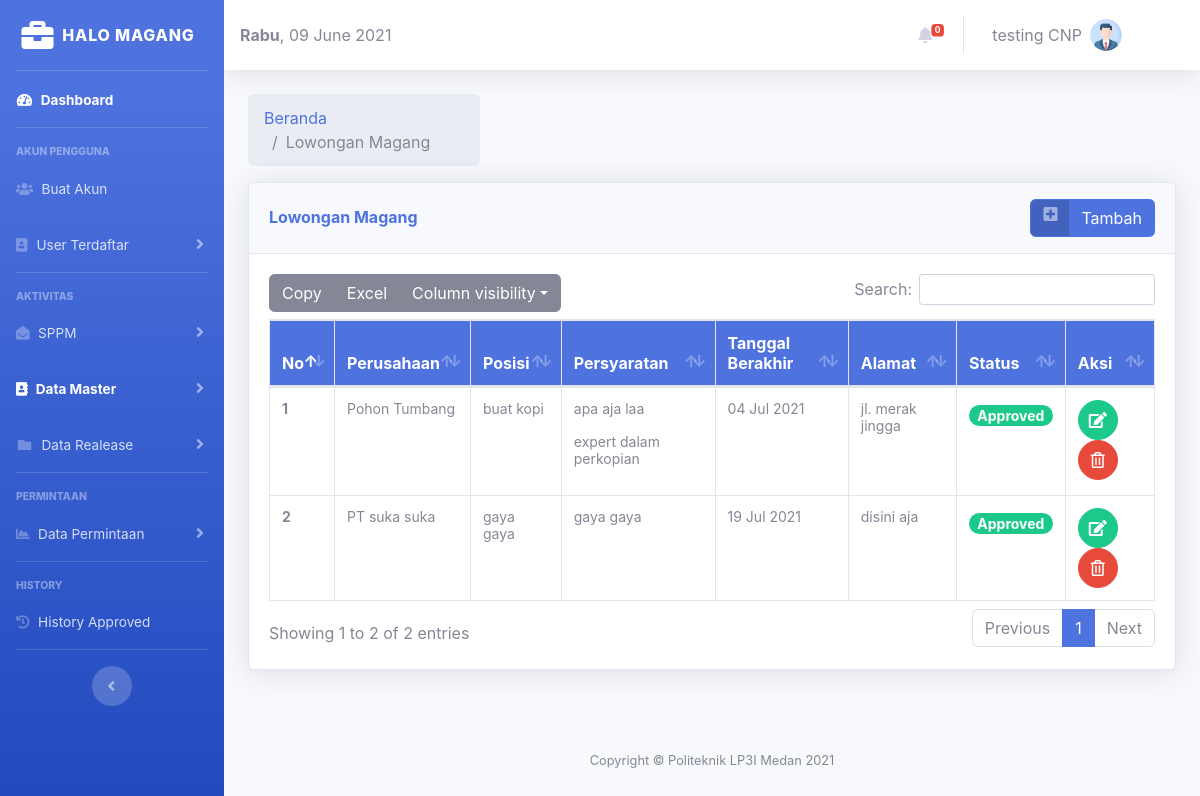
Page /views_cnp/lowongan_magang.php (signed in) on the committed database.
### tables this page shows
CREATE TABLE `tb_lowonganmagang` (
  `id` int(11) NOT NULL,
  `nama_perusahaan` varchar(100) DEFAULT NULL,
  `posisi` varchar(100) DEFAULT NULL,
  `persyaratan` varchar(255) DEFAULT NULL,
  `tgl_berakhir` varchar(30) DEFAULT NULL,
  `alamat` varchar(255) DEFAULT NULL,
  `status` int(11) DEFAULT 0
);

### views_cnp/lowongan_magang.php (the view, shortened to what this page needs)
<?php
include '../conn/koneksi.php';
include '../component/header.php';
?>
<body id="page-top">
  <?php
  include 'menu.php';
  include '../component/profile1.php';
  ?>
  <div class="container-fluid">
    <nav aria-label="breadcrumb ">
      <ol class="breadcrumb col-lg-3">
        <li class="breadcrumb-item"><a href="index.php">Beranda</a></li>
        <li class="breadcrumb-item active" aria-current="page">Lowongan Magang</li>
      </ol>
    </nav>
    <div class="card shadow mb-4">
      <div class="card-header py-3 d-flex flex-row align-items-center justify-content-between">
        <h6 class="m-0 font-weight-bold text-primary">Lowongan Magang</h6>
        <div class="dropdown no-arrow"><button type="button" class="btn btn-primary btn-icon-split" data-toggle="modal" data-target="#tambah_lowongan" style="float: right;">
            <span class="icon text-white-50">
              <i class="fa fa-plus-square" aria-hidden="true"></i>
            </span>
            <span class="text">Tambah</span>
            </a></button>
        </div>
      </div>
      <div class="card-body">
        <div class="table-responsive">
          <table id="datatable" class="table table-hover table-bordered " style="width:100%">
            <thead class="bg-primary">
              <tr>
                <th scope="col" style="color: white">No</th>
                <th scope="col" style="color: white">Perusahaan</th>
                <th scope="col" style="color: white;">Posisi</th>
                <th scope="col" style="color: white">Persyaratan</th>
                <th scope="col" style="color: white">Tanggal Berakhir</th>
                <th scope="col" style="color: white">Alamat</th>
                <th scope="col" style="color: white">Status</th>
                <th scope="col" style="color: white;">Aksi</th>
              </tr>
            </thead>
            <tbody>
              <?php
              $no = 0;
              $data = mysqli_query($conn, "select * from tb_lowonganmagang where status='1' ");
              while ($d = mysqli_fetch_array($data)) {
                $no++;
                $date = $d['tgl_berakhir'];
                $date =  date('d-M-Y', strtotime($date));
                if ($d['status'] == 1) {
                  $status = '<span class="badge badge-pill badge-success" style="margin-top: 5px; font-size: 14px;">Approved</span>';
                }
              ?>
                <tr>
                  <th scope=" row" style="font-size: 14px"><?php echo $no; ?></th>
                  <td style="font-size: 14px"><?php echo $d['nama_perusahaan'];  ?></td>
                  <td style="font-size: 14px"><?php echo $d['posisi'];  ?></td>
                  <td style="font-size: 14px"><?php echo $d['persyaratan']; ?></td>
                  <td style="font-size: 14px"> <?php echo $date =  date('d M Y', strtotime($date));  ?></td>
                  <td style="font-size: 14px"><?php echo $d['alamat']; ?></td>
                  <td style="font-size: 14px"><?php echo $status; ?></td>
                  <td style="font-size: 14px">
                    <a href="#" class="btn btn-success btn-circle" data-target="#edit<?php echo $d['id']; ?>" data-toggle="modal">
                      <i class="fas fa-edit"></i>
                    </a>
                    <a href="delete_Lowongan.php?id=<?= $d['id'] ?>" class="btn btn-danger btn-xs delete-data btn-circle">
                      <i class="far fa-trash-alt"></i>
                    </a>
                  </td>
                </tr>
              <?php
              }
              ?>
            </tbody>
          </table>
        </div>
      </div>
    </div>
  </div>
  <?php
  include '../component/script.php';
  ?>
  <?php
  include '../component/footer.php';
  ?>
</body>
</html>

### component/header.php (shortened to what this page needs)
<html lang="en">
<head>
  <link href="../vendor/fontawesome-free/css/all.min.css" rel="stylesheet" type="text/css">
  <link href="../css/sb-admin-2.min.css" rel="stylesheet">
  <link rel="stylesheet" href="css/bg.css">
  <link href="../css/dataTables.bootstrap4.min.css" rel="stylesheet">
  <link href="../css/buttons.bootstrap4.min.css" rel="stylesheet">
  <link href="../js/sweetalert2.min.css" rel="stylesheet">
</head>

### views_cnp/menu.php (shortened to what this page needs)
<?php
function is_active($sidebar)
{
  $uri = "$_SERVER[REQUEST_URI]";
  if (strpos($uri, $sidebar)) {
    echo 'active';
  }
}
?>
<div id="wrapper">
  <ul class="navbar-nav bg-gradient-primary sidebar sidebar-dark accordion" id="accordionSidebar">
    <a class="sidebar-brand d-flex align-items-center justify-content-center" href="index.php">
      <div class="sidebar-brand-icon ">
        <i class="fas fa-briefcase fa-7x"></i>
      </div>
      <div class="sidebar-brand-text mx-2">Halo Magang</div>
    </a>
    <hr class="sidebar-divider my-0">
    <li class="nav-item active">
      <a class="nav-link" href="index.php">
        <i class="fas fa-fw fa-tachometer-alt"></i>
        <span>Dashboard</span></a>
    </li>
    <hr class="sidebar-divider">
    <div class="sidebar-heading">
      Akun Pengguna
    </div>
    <li class="nav-item <?php is_active('buat_akun.php'); ?> ">
      <a class="nav-link" href="buat_akun.php">
        <i class="fas fa-users"></i>
        <span>Buat Akun</span></a>
    </li>
    <li class="nav-item <?php is_active('admin_cnp.php'); ?>
                        <?php is_active('mahasiswa_teraktivasi.php'); ?>">
      <a class=" nav-link collapsed" href="#" data-toggle="collapse" data-target="#userterdaftar" aria-expanded="true" aria-controls="userterdaftar">
        <i class="fas fa-address-book"></i>
        <span>User Terdaftar</span>
      </a>
    </li>
    <hr class="sidebar-divider">
    <div class="sidebar-heading">
      Aktivitas
    </div>
    <li class="nav-item <?php is_active('input_sppm.php'); ?>">
      <a class="nav-link collapsed" href="#" data-toggle="collapse" data-target="#collapseTwo" aria-expanded="true" aria-controls="collapseTwo">
        <i class="fas fa-envelope-open"></i>
        <span>SPPM</span>
      </a>
    </li>
    <li class="nav-item <?php is_active('data_mahasiswa.php'); ?>
                        <?php is_active('lowongan_magang.php'); ?>
                        <?php is_active('cv_mahasiswa.php'); ?>">
      <a class=" nav-link collapsed" href="#" data-toggle="collapse" data-target="#datamaster" aria-expanded="true" aria-controls="userterdaftar">
        <i class="fas fa-address-book"></i>
        <span>Data Master</span>
      </a>
    </li>
    <li class="nav-item <?php is_active('mahasiswa_magang.php'); ?>">
      <a class="nav-link collapsed" href="#" data-toggle="collapse" data-target="#datarelease" aria-expanded="true" aria-controls="collapsePages">
        <i class="fas fa-fw fa-folder"></i>
        <span>Data Realease</span>
      </a>
    </li>
    <hr class="sidebar-divider">
    <div class="sidebar-heading">
      Permintaan
    </div>
    <li class="nav-item <?php is_active('data_permintaan.php'); ?>
                        <?php is_active('pengajuan_magang.php'); ?>">
      <a class="nav-link collapsed" href="#" data-toggle="collapse" data-target="#data_permintaan" aria-expanded="true" aria-controls="collapseTwo">
        <i class="fas fa-chart-area"></i>
        <span>Data Permintaan</span>
      </a>
    </li>
    <hr class="sidebar-divider">
    <div class="sidebar-heading">
      History
    </div>
    <li class="nav-item <?php is_active('history.php'); ?>">
      <a class="nav-link" href="history.php">
        <i class="fas fa-history"></i>
        <span>History Approved</span></a>
    </li>
    <hr class="sidebar-divider d-none d-md-block">
    <div class="text-center d-none d-md-inline">
      <button class="rounded-circle border-0" id="sidebarToggle"></button>
    </div>
  </ul>

### component/profile1.php (shortened to what this page needs)
<div id="content-wrapper" class="d-flex flex-column">
  <div id="content">
    <nav class="navbar navbar-expand navbar-light bg-white topbar mb-4 static-top shadow">
      <?php
      include '../component/hari.php';
      echo date(', d F Y');
      ?>
      <ul class="navbar-nav ml-auto">
        <?php
        $daftar_lowongan = mysqli_query($conn, "SELECT * FROM tb_lowonganmagang where status=0");
        $jumlah1 = mysqli_num_rows($daftar_lowongan);
        $daftar_pengajuan = mysqli_query($conn, "SELECT * FROM tb_pengajuanmagang where status=0");
        $jumlah2 = mysqli_num_rows($daftar_pengajuan);
        $total = $jumlah1 + $jumlah2;
        ?>
        <li class="nav-item dropdown no-arrow ">
          <a class="nav-link dropdown-toggle" href="#" id="alertsDropdown" role="button" data-toggle="dropdown" aria-haspopup="true" aria-expanded="false">
            <i class="fas fa-bell fa-fw"></i>
            <span class="badge badge-danger badge-counter"><?php echo $total; ?></span>
          </a>
        </li>
        <li class="nav-item dropdown no-arrow" style="margin-right: 50px;">
          <a class="nav-link dropdown-toggle" href="#" id="userDropdown" role="button" data-toggle="dropdown" aria-haspopup="true" aria-expanded="false">
            <span class="mr-2 d-none d-lg-inline text-gray-600 large">
              <?php
              echo $_SESSION['nama'];
              ?>
            </span>
            <img class="img-profile rounded-circle" src="../img/profile.png" alt="">
          </a>
        </li>
      </ul>
    </nav>

### component/hari.php (shortened to what this page needs)
<?php
function hari_ini()
{
    $hari = date("D");
    switch ($hari) {
        case 'Wed':
            $hari_ini = "Rabu";
            break;
    }
    return "<b>" . $hari_ini . "</b>";
}
echo  hari_ini();

### component/script.php (shortened to what this page needs)
</div>

### component/footer.php
<footer class="sticky-footer">
  <div class="container my-auto">
    <div class="copyright text-center my-auto">
      <span>Copyright &copy; Politeknik LP3I Medan 2021</span>
    </div>
  </div>
</footer>

### rows in the picture
tb_lowonganmagang: nama_perusahaan "Pohon Tumbang", posisi "buat kopi", persyaratan "apa aja laa expert dalam perkopian", tgl_berakhir "04 Jul 2021", alamat "jl. merak jingga", status "Approved"
tb_lowonganmagang: nama_perusahaan "PT suka suka", posisi "gaya gaya", persyaratan "gaya gaya", tgl_berakhir "19 Jul 2021", alamat "disini aja", status "Approved"

### other values in the picture
$hari_ini "Rabu"
$total "0"
$_SESSION['nama'] "testing CNP"
